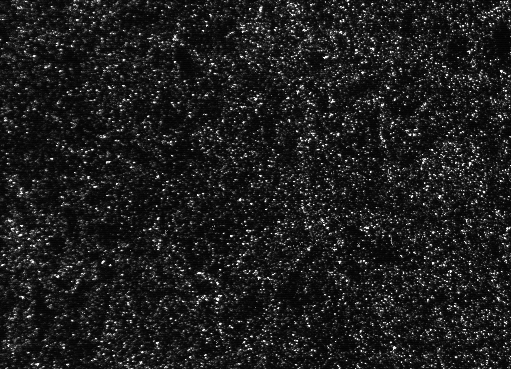
#> input picture pypiv/test_images/exp1_001_a.bmp, 511 x 369 px
$ python -i fourier_space.py   (imports and definitions only)
#> lines starting #> are read from the running program, lines starting #| are printed output that depends on the picture; after the words box and inside, x2 and y2 are one past the last pixel; in counts of white or black regions, pixels touching at a corner belong together
import numpy as np
from scipy.fft import fft2, fftshift, fftfreq, ifft2
from skimage.measure import regionprops, label


def wavenumber_axis(size, calibration_factor=1, shifted=True):
    frequencies = fftfreq(size, calibration_factor / (2.0 * np.pi))
    return fftshift(frequencies) if shifted else frequencies


def wavenumber_meshgrid(shape, calibration_factor=1, shifted=True):
    k_rows = wavenumber_axis(shape[0], calibration_factor, shifted)
    k_cols = wavenumber_axis(shape[1], calibration_factor, shifted)
    return np.meshgrid(k_rows, k_cols, indexing='ij')


def filter_nyquist_artifacts(kx, ky, shape):
    if shape[1] % 2 == 0:
        kx[:, shape[1] // 2] = 0.0

    if shape[0] % 2 == 0:
        ky[shape[0] // 2, :] = 0.0


def pixels_to_wavenumbers(image_shape, locations, calibration_factor=1):
    k_space_rows = wavenumber_axis(image_shape[0], calibration_factor, shifted=True)
    k_space_cols = wavenumber_axis(image_shape[1], calibration_factor, shifted=True)

    if isinstance(locations[0], np.ndarray):
        wavenumbers =  np.array([[k_space_rows[loc[0]], k_space_cols[loc[1]]] for loc in locations])
    else:
        wavenumbers = np.array([k_space_rows[locations[0]], k_space_cols[locations[1]]])

    return wavenumbers


def integrate_gradient(gradient_x, gradient_y, calibration_factor=1):
    ky, kx = wavenumber_meshgrid(gradient_x.shape, calibration_factor, shifted=False)

    filter_nyquist_artifacts(kx, ky, gradient_x.shape)

    k2 = kx ** 2 + ky ** 2
    k2 = np.where(k2 == 0.0, 1.0, k2)

    gradient_x_hat, gradient_y_hat = fft2(gradient_x), fft2(gradient_y)
    integrated_hat = (-1.0j * kx * gradient_x_hat + -1.0j * ky * gradient_y_hat) / k2

    return np.real(ifft2(integrated_hat))


def find_peak_locations(image, threshold, num_peaks):
    blob_image = np.array(image > threshold)

    # make the borders false
    blob_image[0] *= False
    blob_image[-1] *= False
    blob_image[...,0] *= False
    blob_image[...,-1] *= False

    blob_data = regionprops(label(blob_image.astype(np.uint8)))

    def blob_max_pixel_intensity(blob):
        pixels_with_coords = [(image[tuple(c)], c) for c in blob.coords]
        return max(pixels_with_coords, key=lambda x: x[0])

    blobs_with_max_intensity_and_coord = [blob_max_pixel_intensity(blob) for blob in blob_data]
    sorted_blobs = sorted(blobs_with_max_intensity_and_coord, key=lambda x: x[0], reverse=True)
    return [blob[1] for blob in sorted_blobs[:num_peaks]]


def find_carrier_peaks(image):
    image_fft = fftshift(np.abs(fft2(image - np.mean(image))))

    def highpass_mask():
        ks_mesh_x, ks_mesh_y = wavenumber_meshgrid(image_fft.shape, shifted=True)
        kmin = 4 * np.pi / min(image.shape)
        return (ks_mesh_x**2 + ks_mesh_y**2) > kmin**2

    def angles(testing_peak):
        testing_peak_frequency = pixels_to_wavenumbers(image_fft.shape, testing_peak)
        return abs(np.arctan2(*testing_peak_frequency))

    def alignment(testing_peak):
        first_peak_frequency   = pixels_to_wavenumbers(image_fft.shape, rightmost_peak)
        testing_peak_frequency = pixels_to_wavenumbers(image_fft.shape, testing_peak)
        return abs(np.dot(first_peak_frequency, testing_peak_frequency))

    image_fft *= highpass_mask()
    threshold = 0.5 * np.max(image_fft)

    peak_locations     = find_peak_locations(image_fft, threshold, 4)
    rightmost_peak     = min(peak_locations, key=angles)
    perpendicular_peak = min(peak_locations, key=alignment)

    return rightmost_peak, perpendicular_peak


# [28 lines not run here, left out]

>>> import cv2
>>> picture = cv2.imread('../pypiv/test_images/exp1_001_a.bmp', cv2.IMREAD_GRAYSCALE)
#> picture is the input picture: shape (369, 511); min 0, max 250, mean 29.4
>>> result = find_carrier_peaks(picture)
#> in find_carrier_peaks, `image_fft = fftshift(np.abs(fft2(image - np.mean(image))))`:
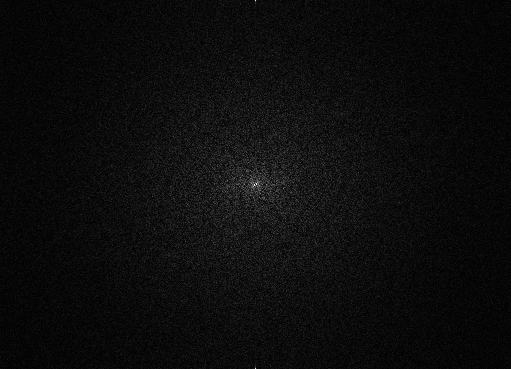
#> image_fft: shape (369, 511) float64; min 1.4e-10, max 244351.6, mean 12287.7; drawn with min black and max white
#> in find_carrier_peaks, `image_fft *= highpass_mask()`: image_fft: shape (369, 511) float64; 0.01% of pixels changed, all inside (x1, y1, x2, y2) = (253, 182, 258, 187)
#> in find_carrier_peaks, `threshold = 0.5 * np.max(image_fft)`: threshold = 107988.2
#> in find_peak_locations, `blob_image = np.array(image > threshold)`:
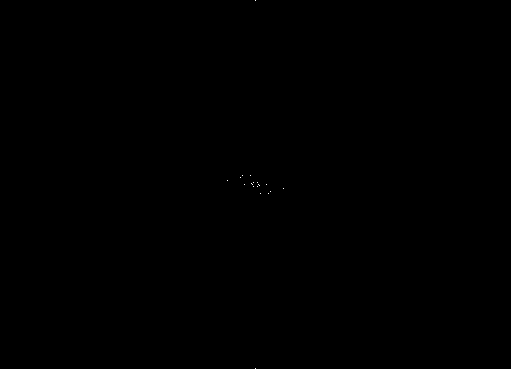
#> blob_image: shape (369, 511) bool; 0.01% white in thin lines or dots, all inside (x1, y1, x2, y2) = (227, 0, 284, 369)
#> in find_peak_locations, `blob_image[0] *= False`: blob_image: shape (369, 511) bool; 0.01% white in thin lines or dots, all inside (x1, y1, x2, y2) = (227, 175, 284, 369)
#> in find_peak_locations, `blob_image[-1] *= False`: blob_image: shape (369, 511) bool; 0.01% white in thin lines or dots, all inside (x1, y1, x2, y2) = (227, 175, 284, 194)
#> in find_peak_locations, `blob_data = regionprops(label(blob_image.astype(np.uint8)))`: blob_data = 16 regions; largest, box (x1, y1, x2, y2) and area: (251, 183, 253, 185) 2, (258, 184, 260, 186) 2, (242, 175, 243, 176) 1, (250, 175, 251, 176) 1, (240, 177, 241, 178) 1
#> in find_peak_locations, `blobs_with_max_intensity_and_coord = [blob_max_pixel_intensity(blob) f..`: blobs_with_max_intensity_and_coord = 16 items, first 6: (108087.2, [175, 242]), (120360.7, [175, 250]), (108634.5, [177, 240]), (120704.1, [180, 227]), (130236.6, [182, 253]), (155816.4, [182, 257])
#> in find_peak_locations, `sorted_blobs = sorted(blobs_with_max_intensity_and_coord, key=lambda x..`: sorted_blobs = 16 items, first 6: (155816.4, [182, 257]), (155816.4, [186, 253]), (136787.9, [184, 244]), (136787.9, [184, 266]), (132684.3, [183, 251]), (132684.3, [185, 259])
#> in find_carrier_peaks, `peak_locations     = find_peak_locations(image_fft, threshold, 4)`: peak_locations = [[182, 257], [186, 253], [184, 244], [184, 266]]
#> in pixels_to_wavenumbers, `wavenumbers = np.array([k_space_rows[locations[0]], k_space_cols[locat..`: wavenumbers = [-0.0341, 0.0246]
#> in find_carrier_peaks, `rightmost_peak     = min(peak_locations, key=angles)`: rightmost_peak = [184, 266]
#> in alignment, `first_peak_frequency   = pixels_to_wavenumbers(image_fft.shape, rightm..`: first_peak_frequency = [0, 0.135]
#> in alignment, `testing_peak_frequency = pixels_to_wavenumbers(image_fft.shape, testin..`: testing_peak_frequency = [-0.0341, 0.0246]
#> in find_carrier_peaks, `perpendicular_peak = min(peak_locations, key=alignment)`: perpendicular_peak = [182, 257]
#> result = ([184, 266], [182, 257])
